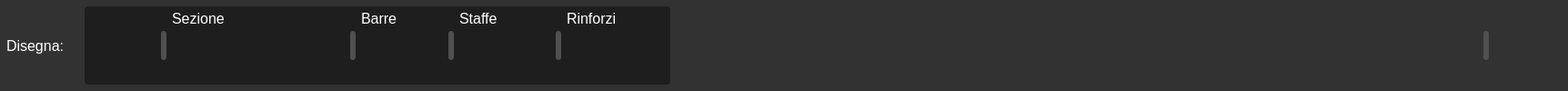
           <widget class="QFrame" name="frame_4">
            <property name="styleSheet">
             <string notr="true">background-color: rgb(50,50,50);
border-bottom: none; /* opzionale se vuoi solo il bordo in basso */
border-top-left-radius: 4px;
border-top-right-radius: 4px;
</string>
            </property>
            <property name="frameShape">
             <enum>QFrame::StyledPanel</enum>
            </property>
            <property name="frameShadow">
             <enum>QFrame::Raised</enum>
            </property>
            <layout class="QHBoxLayout" name="horizontalLayout_11">
             <property name="leftMargin">
              <number>7</number>
             </property>
             <property name="topMargin">
              <number>7</number>
             </property>
             <property name="rightMargin">
              <number>7</number>
             </property>
             <property name="bottomMargin">
              <number>7</number>
             </property>
             <item>
              <widget class="QLabel" name="label_192">
               <property name="minimumSize">
                <size>
                 <width>80</width>
                 <height>32</height>
                </size>
               </property>
               <property name="maximumSize">
                <size>
                 <width>80</width>
                 <height>16777215</height>
                </size>
               </property>
               <property name="font">
                <font>
                 <family>Segoe UI</family>
                 <pointsize>12</pointsize>
                 <weight>50</weight>
                 <italic>false</italic>
                 <bold>false</bold>
                </font>
               </property>
               <property name="layoutDirection">
                <enum>Qt::LeftToRight</enum>
               </property>
               <property name="styleSheet">
                <string notr="true">font:400 12pt &quot;Segoe UI&quot;;
color: rgb(255,255,255);</string>
               </property>
               <property name="text">
                <string>Disegna:</string>
               </property>
               <property name="alignment">
                <set>Qt::AlignLeading|Qt::AlignLeft|Qt::AlignVCenter</set>
               </property>
              </widget>
             </item>
             <item>
              <widget class="QWidget" name="widget_2" native="true">
               <property name="styleSheet">
                <string notr="true">background-color: rgb(30,30,30);
border-radius: 4px</string>
               </property>
               <layout class="QHBoxLayout" name="horizontalLayout_24">
                <property name="leftMargin">
                 <number>4</number>
                </property>
                <property name="topMargin">
                 <number>4</number>
                </property>
                <property name="rightMargin">
                 <number>4</number>
                </property>
                <property name="bottomMargin">
                 <number>4</number>
                </property>
                <item>
                 <widget class="QPushButton" name="btn_selezione">
                  <property name="sizePolicy">
                   <sizepolicy hsizetype="Fixed" vsizetype="Fixed">
                    <horstretch>0</horstretch>
                    <verstretch>0</verstretch>
                   </sizepolicy>
                  </property>
                  <property name="minimumSize">
                   <size>
                    <width>34</width>
                    <height>32</height>
                   </size>
                  </property>
                  <property name="maximumSize">
                   <size>
                    <width>34</width>
                    <height>32</height>
                   </size>
                  </property>
                  <property name="styleSheet">
                   <string notr="true">QPushButton{
    font:400 12pt &quot;Segoe UI&quot;;
    color: rgb(255,255,255);
	border-radius:4px
}
QPushButton:hover {
    background-color: rgb(40,40,40);
	border: 1px solid rgb(120,120,120);
}
QPushButton:checked {
    background-color: rgb(50,50,50);
}</string>
                  </property>
                  <property name="text">
                   <string/>
                  </property>
                  <property name="icon">
                   <iconset>
                    <normaloff>icone/seleziona.png</normaloff>icone/seleziona.png</iconset>
                  </property>
                  <property name="iconSize">
                   <size>
                    <width>30</width>
                    <height>30</height>
                   </size>
                  </property>
                 </widget>
                </item>
                <item>
                 <widget class="QPushButton" name="btn_muovi">
                  <property name="sizePolicy">
                   <sizepolicy hsizetype="Fixed" vsizetype="Fixed">
                    <horstretch>0</horstretch>
                    <verstretch>0</verstretch>
                   </sizepolicy>
                  </property>
                  <property name="minimumSize">
                   <size>
                    <width>34</width>
                    <height>32</height>
                   </size>
                  </property>
                  <property name="maximumSize">
                   <size>
                    <width>34</width>
                    <height>32</height>
                   </size>
                  </property>
                  <property name="styleSheet">
                   <string notr="true">QPushButton{
    font:400 12pt &quot;Segoe UI&quot;;
    color: rgb(255,255,255);
	border-radius:4px
}
QPushButton:hover {
    background-color: rgb(40,40,40);
	border: 1px solid rgb(120,120,120);
}
QPushButton:checked {
    background-color: rgb(50,50,50);
}</string>
                  </property>
                  <property name="text">
                   <string/>
                  </property>
                  <property name="icon">
                   <iconset>
                    <normaloff>icone/muovi.png</normaloff>icone/muovi.png</iconset>
                  </property>
                  <property name="iconSize">
                   <size>
                    <width>32</width>
                    <height>32</height>
                   </size>
                  </property>
                 </widget>
                </item>
                <item>
                 <widget class="QWidget" name="widget_11" native="true">
                  <property name="minimumSize">
                   <size>
                    <width>6</width>
                    <height>32</height>
                   </size>
                  </property>
                  <property name="maximumSize">
                   <size>
                    <width>6</width>
                    <height>32</height>
                   </size>
                  </property>
                  <property name="styleSheet">
                   <string notr="true">background-color: rgb(80,80,80);
border-radius:3px</string>
                  </property>
                 </widget>
                </item>
                <item>
                 <widget class="QLabel" name="label_216">
                  <property name="minimumSize">
                   <size>
                    <width>70</width>
                    <height>32</height>
                   </size>
                  </property>
                  <property name="maximumSize">
                   <size>
                    <width>70</width>
                    <height>16777215</height>
                   </size>
                  </property>
                  <property name="font">
                   <font>
                    <family>Segoe UI</family>
                    <pointsize>12</pointsize>
                    <weight>50</weight>
                    <italic>false</italic>
                    <bold>false</bold>
                   </font>
                  </property>
                  <property name="layoutDirection">
                   <enum>Qt::LeftToRight</enum>
                  </property>
                  <property name="styleSheet">
                   <string notr="true">font:400 12pt &quot;Segoe UI&quot;;
color: rgb(255,255,255);</string>
                  </property>
                  <property name="text">
                   <string>Sezione</string>
                  </property>
                  <property name="alignment">
                   <set>Qt::AlignLeading|Qt::AlignLeft|Qt::AlignTop</set>
                  </property>
                 </widget>
                </item>
                <item>
                 <widget class="QPushButton" name="btn_sezione_rettangolo">
                  <property name="sizePolicy">
                   <sizepolicy hsizetype="Fixed" vsizetype="Fixed">
                    <horstretch>0</horstretch>
                    <verstretch>0</verstretch>
                   </sizepolicy>
                  </property>
                  <property name="minimumSize">
                   <size>
                    <width>34</width>
                    <height>32</height>
                   </size>
                  </property>
                  <property name="maximumSize">
                   <size>
                    <width>34</width>
                    <height>32</height>
                   </size>
                  </property>
                  <property name="styleSheet">
                   <string notr="true">QPushButton{
    font:400 12pt &quot;Segoe UI&quot;;
    color: rgb(255,255,255);
	border-radius:4px
}
QPushButton:hover {
    background-color: rgb(40,40,40);
	border: 1px solid rgb(120,120,120);
}
QPushButton:checked {
    background-color: rgb(50,50,50);
}</string>
                  </property>
                  <property name="text">
                   <string/>
                  </property>
                  <property name="icon">
                   <iconset>
                    <normaloff>icone/rettangolo.png</normaloff>icone/rettangolo.png</iconset>
                  </property>
                  <property name="iconSize">
                   <size>
                    <width>36</width>
                    <height>36</height>
                   </size>
                  </property>
                 </widget>
                </item>
                <item>
                 <widget class="QPushButton" name="btn_sezione_poligono">
                  <property name="sizePolicy">
                   <sizepolicy hsizetype="Fixed" vsizetype="Fixed">
                    <horstretch>0</horstretch>
                    <verstretch>0</verstretch>
                   </sizepolicy>
                  </property>
                  <property name="minimumSize">
                   <size>
                    <width>34</width>
                    <height>32</height>
                   </size>
                  </property>
                  <property name="maximumSize">
                   <size>
                    <width>34</width>
                    <height>32</height>
                   </size>
                  </property>
                  <property name="styleSheet">
                   <string notr="true">QPushButton{
    font:400 12pt &quot;Segoe UI&quot;;
    color: rgb(255,255,255);
	border-radius:4px
}
QPushButton:hover {
    background-color: rgb(40,40,40);
	border: 1px solid rgb(120,120,120);
}
QPushButton:checked {
    background-color: rgb(50,50,50);
}</string>
                  </property>
                  <property name="text">
                   <string/>
                  </property>
                  <property name="icon">
                   <iconset>
                    <normaloff>icone/libero.png</normaloff>icone/libero.png</iconset>
                  </property>
                  <property name="iconSize">
                   <size>
                    <width>36</width>
                    <height>36</height>
                   </size>
                  </property>
                 </widget>
                </item>
                <item>
                 <widget class="QPushButton" name="btn_sezione_cerchio">
                  <property name="sizePolicy">
                   <sizepolicy hsizetype="Fixed" vsizetype="Fixed">
                    <horstretch>0</horstretch>
                    <verstretch>0</verstretch>
                   </sizepolicy>
                  </property>
                  <property name="minimumSize">
                   <size>
                    <width>34</width>
                    <height>32</height>
                   </size>
                  </property>
                  <property name="maximumSize">
                   <size>
                    <width>34</width>
                    <height>32</height>
                   </size>
                  </property>
                  <property name="styleSheet">
                   <string notr="true">QPushButton{
    font:400 12pt &quot;Segoe UI&quot;;
    color: rgb(255,255,255);
	border-radius:4px
}
QPushButton:hover {
    background-color: rgb(40,40,40);
	border: 1px solid rgb(120,120,120);
}
QPushButton:checked {
    background-color: rgb(50,50,50);
}</string>
                  </property>
                  <property name="text">
                   <string/>
                  </property>
                  <property name="icon">
                   <iconset>
                    <normaloff>icone/cerchio.png</normaloff>icone/cerchio.png</iconset>
                  </property>
                  <property name="iconSize">
                   <size>
                    <width>36</width>
                    <height>36</height>
                   </size>
                  </property>
                 </widget>
                </item>
                <item>
                 <widget class="QWidget" name="widget_14" native="true">
                  <property name="minimumSize">
                   <size>
                    <width>6</width>
                    <height>32</height>
                   </size>
                  </property>
                  <property name="maximumSize">
                   <size>
                    <width>6</width>
                    <height>32</height>
                   </size>
                  </property>
                  <property name="styleSheet">
                   <string notr="true">background-color: rgb(80,80,80);
border-radius:3px</string>
                  </property>
                 </widget>
                </item>
                <item>
                 <widget class="QLabel" name="label_217">
                  <property name="minimumSize">
                   <size>
                    <width>50</width>
                    <height>32</height>
                   </size>
                  </property>
                  <property name="maximumSize">
                   <size>
                    <width>50</width>
                    <height>16777215</height>
                   </size>
                  </property>
                  <property name="font">
                   <font>
                    <family>Segoe UI</family>
                    <pointsize>12</pointsize>
                    <weight>50</weight>
                    <italic>false</italic>
                    <bold>false</bold>
                   </font>
                  </property>
                  <property name="layoutDirection">
                   <enum>Qt::LeftToRight</enum>
                  </property>
                  <property name="styleSheet">
                   <string notr="true">font:400 12pt &quot;Segoe UI&quot;;
color: rgb(255,255,255);</string>
                  </property>
                  <property name="text">
                   <string>Barre</string>
                  </property>
                  <property name="alignment">
                   <set>Qt::AlignLeading|Qt::AlignLeft|Qt::AlignTop</set>
                  </property>
                 </widget>
                </item>
                <item>
                 <widget class="QPushButton" name="btn_barra">
                  <property name="sizePolicy">
                   <sizepolicy hsizetype="Fixed" vsizetype="Fixed">
                    <horstretch>0</horstretch>
                    <verstretch>0</verstretch>
                   </sizepolicy>
                  </property>
                  <property name="minimumSize">
                   <size>
                    <width>34</width>
                    <height>32</height>
                   </size>
                  </property>
                  <property name="maximumSize">
                   <size>
                    <width>34</width>
                    <height>32</height>
                   </size>
                  </property>
                  <property name="styleSheet">
                   <string notr="true">QPushButton{
    font:400 12pt &quot;Segoe UI&quot;;
    color: rgb(255,255,255);
	border-radius:4px
}
QPushButton:hover {
    background-color: rgb(40,40,40);
	border: 1px solid rgb(120,120,120);
}
QPushButton:checked {
    background-color: rgb(50,50,50);
}</string>
                  </property>
                  <property name="text">
                   <string/>
                  </property>
                  <property name="icon">
                   <iconset>
                    <normaloff>icone/barra.png</normaloff>icone/barra.png</iconset>
                  </property>
                  <property name="iconSize">
                   <size>
                    <width>36</width>
                    <height>36</height>
                   </size>
                  </property>
                 </widget>
                </item>
                <item>
                 <widget class="QWidget" name="widget_16" native="true">
                  <property name="minimumSize">
                   <size>
                    <width>6</width>
                    <height>32</height>
                   </size>
                  </property>
                  <property name="maximumSize">
                   <size>
                    <width>6</width>
                    <height>32</height>
                   </size>
                  </property>
                  <property name="styleSheet">
                   <string notr="true">background-color: rgb(80,80,80);
border-radius:3px</string>
                  </property>
                 </widget>
                </item>
                <item>
                 <widget class="QLabel" name="label_221">
                  <property name="minimumSize">
                   <size>
                    <width>60</width>
                    <height>32</height>
                   </size>
                  </property>
                  <property name="maximumSize">
                   <size>
                    <width>60</width>
                    <height>16777215</height>
                   </size>
                  </property>
                  <property name="font">
                   <font>
                    <family>Segoe UI</family>
                    <pointsize>12</pointsize>
                    <weight>50</weight>
                    <italic>false</italic>
                    <bold>false</bold>
                   </font>
                  </property>
                  <property name="layoutDirection">
                   <enum>Qt::LeftToRight</enum>
                  </property>
                  <property name="styleSheet">
                   <string notr="true">font:400 12pt &quot;Segoe UI&quot;;
color: rgb(255,255,255);</string>
                  </property>
                  <property name="text">
                   <string>Staffe</string>
                  </property>
                  <property name="alignment">
                   <set>Qt::AlignLeading|Qt::AlignLeft|Qt::AlignTop</set>
                  </property>
                 </widget>
                </item>
                <item>
                 <widget class="QPushButton" name="btn_staffa">
                  <property name="sizePolicy">
                   <sizepolicy hsizetype="Fixed" vsizetype="Fixed">
                    <horstretch>0</horstretch>
                    <verstretch>0</verstretch>
                   </sizepolicy>
                  </property>
                  <property name="minimumSize">
                   <size>
                    <width>34</width>
                    <height>32</height>
                   </size>
                  </property>
                  <property name="maximumSize">
                   <size>
                    <width>34</width>
                    <height>32</height>
                   </size>
                  </property>
                  <property name="styleSheet">
                   <string notr="true">QPushButton{
    font:400 12pt &quot;Segoe UI&quot;;
    color: rgb(255,255,255);
	border-radius:4px
}
QPushButton:hover {
    background-color: rgb(40,40,40);
	border: 1px solid rgb(120,120,120);
}
QPushButton:checked {
    background-color: rgb(50,50,50);
}</string>
                  </property>
                  <property name="text">
                   <string/>
                  </property>
                  <property name="icon">
                   <iconset>
                    <normaloff>icone/staffe.png</normaloff>icone/staffe.png</iconset>
                  </property>
                  <property name="iconSize">
                   <size>
                    <width>36</width>
                    <height>36</height>
                   </size>
                  </property>
                 </widget>
                </item>
                <item>
                 <widget class="QWidget" name="widget_20" native="true">
                  <property name="minimumSize">
                   <size>
                    <width>6</width>
                    <height>32</height>
                   </size>
                  </property>
                  <property name="maximumSize">
                   <size>
                    <width>6</width>
                    <height>32</height>
                   </size>
                  </property>
                  <property name="styleSheet">
                   <string notr="true">background-color: rgb(80,80,80);
border-radius:3px</string>
                  </property>
                 </widget>
                </item>
                <item>
                 <widget class="QLabel" name="label_218">
                  <property name="minimumSize">
                   <size>
                    <width>70</width>
                    <height>32</height>
                   </size>
                  </property>
                  <property name="maximumSize">
                   <size>
                    <width>70</width>
                    <height>16777215</height>
                   </size>
                  </property>
                  <property name="font">
                   <font>
                    <family>Segoe UI</family>
                    <pointsize>12</pointsize>
                    <weight>50</weight>
                    <italic>false</italic>
                    <bold>false</bold>
                   </font>
                  </property>
                  <property name="layoutDirection">
                   <enum>Qt::LeftToRight</enum>
                  </property>
                  <property name="styleSheet">
                   <string notr="true">font:400 12pt &quot;Segoe UI&quot;;
color: rgb(255,255,255);</string>
                  </property>
                  <property name="text">
                   <string>Rinforzi</string>
                  </property>
                  <property name="alignment">
                   <set>Qt::AlignLeading|Qt::AlignLeft|Qt::AlignTop</set>
                  </property>
                 </widget>
                </item>
                <item>
                 <widget class="QPushButton" name="btn_rinforzo">
                  <property name="sizePolicy">
                   <sizepolicy hsizetype="Fixed" vsizetype="Fixed">
                    <horstretch>0</horstretch>
                    <verstretch>0</verstretch>
                   </sizepolicy>
                  </property>
                  <property name="minimumSize">
                   <size>
                    <width>34</width>
                    <height>32</height>
                   </size>
                  </property>
                  <property name="maximumSize">
                   <size>
                    <width>34</width>
                    <height>32</height>
                   </size>
                  </property>
                  <property name="styleSheet">
                   <string notr="true">QPushButton{
    font:400 12pt &quot;Segoe UI&quot;;
    color: rgb(255,255,255);
	border-radius:4px
}
QPushButton:hover {
    background-color: rgb(40,40,40);
	border: 1px solid rgb(120,120,120);
}
QPushButton:checked {
    background-color: rgb(50,50,50);
}</string>
                  </property>
                  <property name="text">
                   <string/>
                  </property>
                  <property name="icon">
                   <iconset>
                    <normaloff>icone/rinforzo.png</normaloff>icone/rinforzo.png</iconset>
                  </property>
                  <property name="iconSize">
                   <size>
                    <width>36</width>
                    <height>36</height>
                   </size>
                  </property>
                 </widget>
                </item>
               </layout>
              </widget>
             </item>
             <item>
              <spacer name="horizontalSpacer_15">
               <property name="orientation">
                <enum>Qt::Horizontal</enum>
               </property>
               <property name="sizeHint" stdset="0">
                <size>
                 <width>888</width>
                 <height>20</height>
                </size>
               </property>
              </spacer>
             </item>
             <item>
              <widget class="QWidget" name="widget_6" native="true">
               <property name="minimumSize">
                <size>
                 <width>6</width>
                 <height>32</height>
                </size>
               </property>
               <property name="maximumSize">
                <size>
                 <width>6</width>
                 <height>32</height>
                </size>
               </property>
               <property name="styleSheet">
                <string notr="true">background-color: rgb(80,80,80);
border-radius:3px</string>
               </property>
              </widget>
             </item>
             <item>
              <widget class="QPushButton" name="btn_sezioni_centra">
               <property name="sizePolicy">
                <sizepolicy hsizetype="Fixed" vsizetype="Fixed">
                 <horstretch>0</horstretch>
                 <verstretch>0</verstretch>
                </sizepolicy>
               </property>
               <property name="minimumSize">
                <size>
                 <width>34</width>
                 <height>32</height>
                </size>
               </property>
               <property name="maximumSize">
                <size>
                 <width>34</width>
                 <height>32</height>
                </size>
               </property>
               <property name="styleSheet">
                <string notr="true">QPushButton{
    font:400 12pt &quot;Segoe UI&quot;;
    color: rgb(255,255,255);
	border-radius:4px
}
QPushButton:hover {
    background-color: rgb(40,40,40);
	border: 1px solid rgb(120,120,120);
}
</string>
               </property>
               <property name="text">
                <string/>
               </property>
               <property name="icon">
                <iconset>
                 <normaloff>icone/quattro frecce.png</normaloff>icone/quattro frecce.png</iconset>
               </property>
               <property name="iconSize">
                <size>
                 <width>35</width>
                 <height>35</height>
                </size>
               </property>
              </widget>
             </item>
             <item>
              <widget class="QPushButton" name="btn_sezioni_rigenera">
               <property name="sizePolicy">
                <sizepolicy hsizetype="Fixed" vsizetype="Fixed">
                 <horstretch>0</horstretch>
                 <verstretch>0</verstretch>
                </sizepolicy>
               </property>
               <property name="minimumSize">
                <size>
                 <width>34</width>
                 <height>32</height>
                </size>
               </property>
               <property name="maximumSize">
                <size>
                 <width>34</width>
                 <height>32</height>
                </size>
               </property>
               <property name="styleSheet">
                <string notr="true">QPushButton{
    font:400 12pt &quot;Segoe UI&quot;;
    color: rgb(255,255,255);
	border-radius:4px
}
QPushButton:hover {
    background-color: rgb(40,40,40);
	border: 1px solid rgb(120,120,120);
}
</string>
               </property>
               <property name="text">
                <string/>
               </property>
               <property name="icon">
                <iconset>
                 <normaloff>icone/aggiorna.png</normaloff>icone/aggiorna.png</iconset>
               </property>
               <property name="iconSize">
                <size>
                 <width>37</width>
                 <height>37</height>
                </size>
               </property>
              </widget>
             </item>
            </layout>
           </widget>
